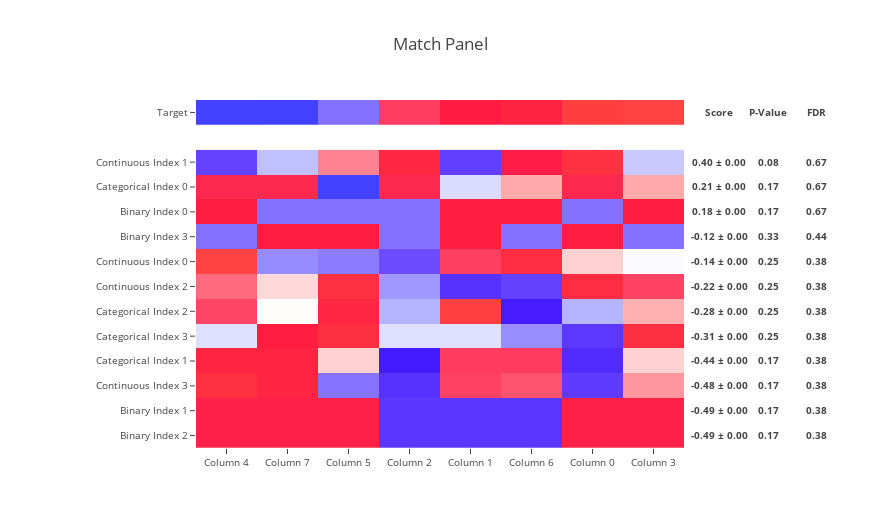
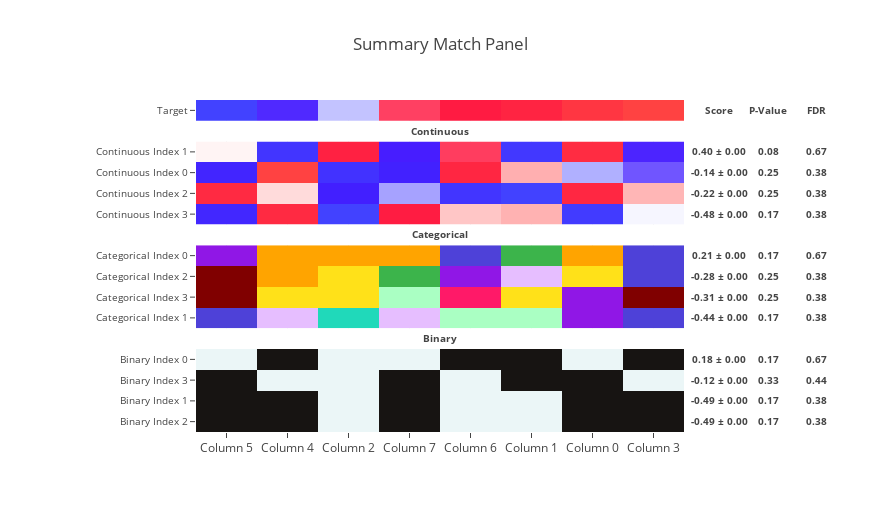
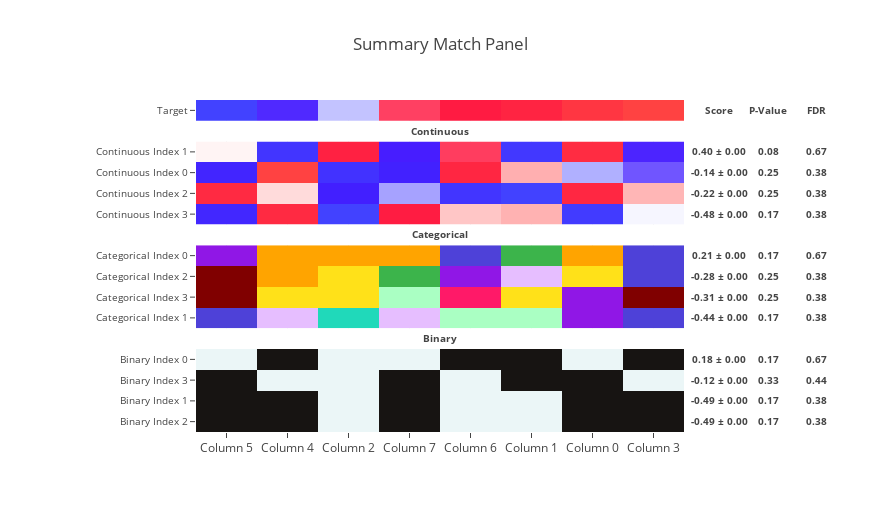

Notebook cell for these charts, in order:
### Code cell
from match.make_summary_match_panel import make_summary_match_panel


n_index = 4

n_column = 8

target = pd.Series(
    np.random.random_sample(size=n_column),
    name='Target',
    index=('Column {}'.format(i) for i in range(n_column)),
)

features_continuous = pd.DataFrame(
    np.random.random_sample(size=(
        n_index,
        n_column,
    )),
    index=('Continuous Index {}'.format(i) for i in range(n_index)),
    columns=('Column {}'.format(i) for i in range(n_column)),
)

features_categorical = pd.DataFrame(
    np.random.randint(
        0,
        10,
        size=(
            n_index,
            n_column,
        )),
    index=('Categorical Index {}'.format(i) for i in range(n_index)),
    columns=('Column {}'.format(i) for i in range(n_column)),
)

features_binary = pd.DataFrame(
    np.random.randint(
        0,
        2,
        size=(
            n_index,
            n_column,
        )),
    index=('Binary Index {}'.format(i) for i in range(n_index)),
    columns=('Column {}'.format(i) for i in range(n_column)),
)

features_dict = {
    'Continuous': {
        'df': features_continuous,
        'data_type': 'continuous',
        'emphasis': 'high',
    },
    'Categorical': {
        'df': features_categorical,
        'data_type': 'categorical',
        'emphasis': 'high',
    },
    'Binary': {
        'df': features_binary,
        'data_type': 'binary',
        'emphasis': 'high',
    },
}

features = pd.concat((feature_dict['df'] for feature_dict in features_dict.values()))

score_moe_p_value_fdr = make_match_panel(
    target,
    features,
    n_sampling=1,
    n_permutation=1,
)

for target, target_type in (
    (
        pd.Series(np.random.random_sample(size=n_column)),
        'continuous',
    ),
    (
        pd.Series(('Aa', ) * 4 + ('Bb', ) * 4 + ('Cc', ) * 4 + ('Aa', ) * 4),
        'categorical',
    ),
):
    
    target.name = 'Target'
    
    target.index = ('Column {}'.format(i) for i in range(n_column))

    make_summary_match_panel(
        target,
        features_dict,
        score_moe_p_value_fdr,
        target_type=target_type,
    )

    make_summary_match_panel(
        target,
        features_dict,
        score_moe_p_value_fdr,
        target_type=target_type,
        plot_only_columns_shared_by_target_and_all_features=True,
    )

### Figure 1 — Plotly figure (JSON) as saved in the notebook; plotly's stock layout.template omitted (floating-point values rounded to 4 significant figures; data arrays with more than 128 entries replaced by an {"elided": "..."} marker saying what was removed)
{"data": [{"colorscale": {"elided": "256x2 mixed values"}, "showscale": false, "text": [["Column 4", "Column 7", "Column 5", "Column 2", "Column 1", "Column 6", "Column 0", "Column 3"]], "type": "heatmap", "uid": "d8c867d5-376b-4b69-aec6-f9f57f55747e", "x": ["Column 4", "Column 7", "Column 5", "Column 2", "Column 1", "Column 6", "Column 0", "Column 3"], "y": ["Target"], "yaxis": "y2", "z": [[-1.512, -1.505, -0.6353, 0.307, 0.591, 0.7034, 1.004, 1.047]], "zmax": 1.047, "zmin": -1.512}, {"colorscale": {"elided": "256x2 mixed values"}, "showscale": false, "type": "heatmap", "uid": "05ea96a6-0b0b-4503-a0dd-ea83df9ab8a0", "x": ["Column 4", "Column 7", "Column 5", "Column 2", "Column 1", "Column 6", "Column 0", "Column 3"], "y": ["Binary Index 2", "Binary Index 1", "Continuous Index 3", "Categorical Index 1", "Categorical Index 3", "Categorical Index 2", "Continuous Index 2", "Continuous Index 0", "Binary Index 3", "Binary Index 0", "Categorical Index 0", "Continuous Index 1"], "yaxis": "y", "z": [[0.7746, 0.7746, 0.7746, -1.291, -1.291, -1.291, 0.7746, 0.7746], [0.7746, 0.7746, 0.7746, -1.291, -1.291, -1.291, 0.7746, 0.7746], [1.396, 1.162, -0.9962, -1.325, 0.4703, 0.3959, -1.247, 0.1444], [1.147, 1.147, -0.1187, -1.701, 0.5143, 0.5143, -1.385, -0.1187], [-0.5203, 0.9933, 1.372, -0.5203, -0.5203, -0.8987, -1.277, 1.372], [0.4461, -0.347, 1.239, -0.7435, 1.636, -1.537, -0.7435, 0.04957], [0.3122, -0.161, 1.398, -0.8531, -1.328, -1.179, 1.353, 0.4571], [1.684, -0.8994, -0.9601, -1.134, 0.4807, 1.327, -0.1232, -0.3747], [-1, 1, 1, -1, 1, -1, 1, -1], [1, -1, -1, -1, 1, 1, -1, 1], [0.6964, 0.6964, -2.399, 0.6964, -0.5417, 0.07738, 0.6964, 0.07738], [-1.175, -0.6826, 0.2194, 1.241, -1.209, 0.8169, 1.425, -0.6361]], "zmax": 1.684, "zmin": -2.399}], "layout": {"annotations": [{"font": {"size": 9.6}, "showarrow": false, "text": "<b>Score</b>", "width": 64, "x": 1.002, "xanchor": "left", "xref": "paper", "y": 0.9643, "yanchor": "middle", "yref": "paper"}, {"font": {"size": 9.6}, "showarrow": false, "text": "<b>0.40 ± 0.00</b>", "width": 64, "x": 1.002, "xanchor": "left", "xref": "paper", "y": 0.8214, "yanchor": "middle", "yref": "paper"}, {"font": {"size": 9.6}, "showarrow": false, "text": "<b>0.21 ± 0.00</b>", "width": 64, "x": 1.002, "xanchor": "left", "xref": "paper", "y": 0.75, "yanchor": "middle", "yref": "paper"}, {"font": {"size": 9.6}, "showarrow": false, "text": "<b>0.18 ± 0.00</b>", "width": 64, "x": 1.002, "xanchor": "left", "xref": "paper", "y": 0.6786, "yanchor": "middle", "yref": "paper"}, {"font": {"size": 9.6}, "showarrow": false, "text": "<b>-0.12 ± 0.00</b>", "width": 64, "x": 1.002, "xanchor": "left", "xref": "paper", "y": 0.6071, "yanchor": "middle", "yref": "paper"}, {"font": {"size": 9.6}, "showarrow": false, "text": "<b>-0.14 ± 0.00</b>", "width": 64, "x": 1.002, "xanchor": "left", "xref": "paper", "y": 0.5357, "yanchor": "middle", "yref": "paper"}, {"font": {"size": 9.6}, "showarrow": false, "text": "<b>-0.22 ± 0.00</b>", "width": 64, "x": 1.002, "xanchor": "left", "xref": "paper", "y": 0.4643, "yanchor": "middle", "yref": "paper"}, {"font": {"size": 9.6}, "showarrow": false, "text": "<b>-0.28 ± 0.00</b>", "width": 64, "x": 1.002, "xanchor": "left", "xref": "paper", "y": 0.3929, "yanchor": "middle", "yref": "paper"}, {"font": {"size": 9.6}, "showarrow": false, "text": "<b>-0.31 ± 0.00</b>", "width": 64, "x": 1.002, "xanchor": "left", "xref": "paper", "y": 0.3214, "yanchor": "middle", "yref": "paper"}, {"font": {"size": 9.6}, "showarrow": false, "text": "<b>-0.44 ± 0.00</b>", "width": 64, "x": 1.002, "xanchor": "left", "xref": "paper", "y": 0.25, "yanchor": "middle", "yref": "paper"}, {"font": {"size": 9.6}, "showarrow": false, "text": "<b>-0.48 ± 0.00</b>", "width": 64, "x": 1.002, "xanchor": "left", "xref": "paper", "y": 0.1786, "yanchor": "middle", "yref": "paper"}, {"font": {"size": 9.6}, "showarrow": false, "text": "<b>-0.49 ± 0.00</b>", "width": 64, "x": 1.002, "xanchor": "left", "xref": "paper", "y": 0.1071, "yanchor": "middle", "yref": "paper"}, {"font": {"size": 9.6}, "showarrow": false, "text": "<b>-0.49 ± 0.00</b>", "width": 64, "x": 1.002, "xanchor": "left", "xref": "paper", "y": 0.03571, "yanchor": "middle", "yref": "paper"}, {"font": {"size": 9.6}, "showarrow": false, "text": "<b>P-Value</b>", "width": 64, "x": 1.102, "xanchor": "left", "xref": "paper", "y": 0.9643, "yanchor": "middle", "yref": "paper"}, {"font": {"size": 9.6}, "showarrow": false, "text": "<b>0.08</b>", "width": 64, "x": 1.102, "xanchor": "left", "xref": "paper", "y": 0.8214, "yanchor": "middle", "yref": "paper"}, {"font": {"size": 9.6}, "showarrow": false, "text": "<b>0.17</b>", "width": 64, "x": 1.102, "xanchor": "left", "xref": "paper", "y": 0.75, "yanchor": "middle", "yref": "paper"}, {"font": {"size": 9.6}, "showarrow": false, "text": "<b>0.17</b>", "width": 64, "x": 1.102, "xanchor": "left", "xref": "paper", "y": 0.6786, "yanchor": "middle", "yref": "paper"}, {"font": {"size": 9.6}, "showarrow": false, "text": "<b>0.33</b>", "width": 64, "x": 1.102, "xanchor": "left", "xref": "paper", "y": 0.6071, "yanchor": "middle", "yref": "paper"}, {"font": {"size": 9.6}, "showarrow": false, "text": "<b>0.25</b>", "width": 64, "x": 1.102, "xanchor": "left", "xref": "paper", "y": 0.5357, "yanchor": "middle", "yref": "paper"}, {"font": {"size": 9.6}, "showarrow": false, "text": "<b>0.25</b>", "width": 64, "x": 1.102, "xanchor": "left", "xref": "paper", "y": 0.4643, "yanchor": "middle", "yref": "paper"}, {"font": {"size": 9.6}, "showarrow": false, "text": "<b>0.25</b>", "width": 64, "x": 1.102, "xanchor": "left", "xref": "paper", "y": 0.3929, "yanchor": "middle", "yref": "paper"}, {"font": {"size": 9.6}, "showarrow": false, "text": "<b>0.25</b>", "width": 64, "x": 1.102, "xanchor": "left", "xref": "paper", "y": 0.3214, "yanchor": "middle", "yref": "paper"}, {"font": {"size": 9.6}, "showarrow": false, "text": "<b>0.17</b>", "width": 64, "x": 1.102, "xanchor": "left", "xref": "paper", "y": 0.25, "yanchor": "middle", "yref": "paper"}, {"font": {"size": 9.6}, "showarrow": false, "text": "<b>0.17</b>", "width": 64, "x": 1.102, "xanchor": "left", "xref": "paper", "y": 0.1786, "yanchor": "middle", "yref": "paper"}, {"font": {"size": 9.6}, "showarrow": false, "text": "<b>0.17</b>", "width": 64, "x": 1.102, "xanchor": "left", "xref": "paper", "y": 0.1071, "yanchor": "middle", "yref": "paper"}, {"font": {"size": 9.6}, "showarrow": false, "text": "<b>0.17</b>", "width": 64, "x": 1.102, "xanchor": "left", "xref": "paper", "y": 0.03571, "yanchor": "middle", "yref": "paper"}, {"font": {"size": 9.6}, "showarrow": false, "text": "<b>FDR</b>", "width": 64, "x": 1.202, "xanchor": "left", "xref": "paper", "y": 0.9643, "yanchor": "middle", "yref": "paper"}, {"font": {"size": 9.6}, "showarrow": false, "text": "<b>0.67</b>", "width": 64, "x": 1.202, "xanchor": "left", "xref": "paper", "y": 0.8214, "yanchor": "middle", "yref": "paper"}, {"font": {"size": 9.6}, "showarrow": false, "text": "<b>0.67</b>", "width": 64, "x": 1.202, "xanchor": "left", "xref": "paper", "y": 0.75, "yanchor": "middle", "yref": "paper"}, {"font": {"size": 9.6}, "showarrow": false, "text": "<b>0.67</b>", "width": 64, "x": 1.202, "xanchor": "left", "xref": "paper", "y": 0.6786, "yanchor": "middle", "yref": "paper"}, {"font": {"size": 9.6}, "showarrow": false, "text": "<b>0.44</b>", "width": 64, "x": 1.202, "xanchor": "left", "xref": "paper", "y": 0.6071, "yanchor": "middle", "yref": "paper"}, {"font": {"size": 9.6}, "showarrow": false, "text": "<b>0.38</b>", "width": 64, "x": 1.202, "xanchor": "left", "xref": "paper", "y": 0.5357, "yanchor": "middle", "yref": "paper"}, {"font": {"size": 9.6}, "showarrow": false, "text": "<b>0.38</b>", "width": 64, "x": 1.202, "xanchor": "left", "xref": "paper", "y": 0.4643, "yanchor": "middle", "yref": "paper"}, {"font": {"size": 9.6}, "showarrow": false, "text": "<b>0.38</b>", "width": 64, "x": 1.202, "xanchor": "left", "xref": "paper", "y": 0.3929, "yanchor": "middle", "yref": "paper"}, {"font": {"size": 9.6}, "showarrow": false, "text": "<b>0.38</b>", "width": 64, "x": 1.202, "xanchor": "left", "xref": "paper", "y": 0.3214, "yanchor": "middle", "yref": "paper"}, {"font": {"size": 9.6}, "showarrow": false, "text": "<b>0.38</b>", "width": 64, "x": 1.202, "xanchor": "left", "xref": "paper", "y": 0.25, "yanchor": "middle", "yref": "paper"}, {"font": {"size": 9.6}, "showarrow": false, "text": "<b>0.38</b>", "width": 64, "x": 1.202, "xanchor": "left", "xref": "paper", "y": 0.1786, "yanchor": "middle", "yref": "paper"}, {"font": {"size": 9.6}, "showarrow": false, "text": "<b>0.38</b>", "width": 64, "x": 1.202, "xanchor": "left", "xref": "paper", "y": 0.1071, "yanchor": "middle", "yref": "paper"}, {"font": {"size": 9.6}, "showarrow": false, "text": "<b>0.38</b>", "width": 64, "x": 1.202, "xanchor": "left", "xref": "paper", "y": 0.03571, "yanchor": "middle", "yref": "paper"}], "height": 528.5, "margin": {"l": 196, "r": 196}, "title": "Match Panel", "width": 880, "xaxis": {"anchor": "y", "tickfont": {"size": 9.6}}, "yaxis": {"domain": [0, 0.8571], "dtick": 1, "tickfont": {"size": 9.6}}, "yaxis2": {"domain": [0.9286, 1], "tickfont": {"size": 9.6}}}}

### Figure 2 — Plotly figure (JSON) as saved in the notebook; plotly's stock layout.template omitted (floating-point values rounded to 4 significant figures; data arrays with more than 128 entries replaced by an {"elided": "..."} marker saying what was removed)
{"data": [{"colorscale": {"elided": "256x2 mixed values"}, "showscale": false, "text": [["Column 5", "Column 4", "Column 2", "Column 7", "Column 6", "Column 1", "Column 0", "Column 3"]], "type": "heatmap", "uid": "c45bc5fb-4263-485f-a01a-d44b96c236e2", "x": ["Column 5", "Column 4", "Column 2", "Column 7", "Column 6", "Column 1", "Column 0", "Column 3"], "y": ["Target"], "yaxis": "y4", "z": [[-1.837, -1.13, -0.5956, 0.2277, 0.5741, 0.7109, 0.9577, 1.092]], "zmax": 1.092, "zmin": -1.837}, {"colorscale": {"elided": "256x2 mixed values"}, "showscale": false, "type": "heatmap", "uid": "79fc5347-389d-457a-bfd9-067710ca922e", "x": ["Column 5", "Column 4", "Column 2", "Column 7", "Column 6", "Column 1", "Column 0", "Column 3"], "y": ["Continuous Index 3", "Continuous Index 2", "Continuous Index 0", "Continuous Index 1"], "yaxis": "y3", "z": [[-0.9962, 1.396, -1.325, 1.162, 0.3959, 0.4703, -1.247, 0.1444], [1.398, 0.3122, -0.8531, -0.161, -1.179, -1.328, 1.353, 0.4571], [-0.9601, 1.684, -1.134, -0.8994, 1.327, 0.4807, -0.1232, -0.3747], [0.2194, -1.175, 1.241, -0.6826, 0.8169, -1.209, 1.425, -0.6361]], "zmax": 1.684, "zmin": -1.328}, {"colorscale": [[0, "#20d9ba"], [0.1111, "#9017e6"], [0.2222, "#ff1968"], [0.3333, "#ffe119"], [0.4444, "#3cb44b"], [0.5556, "#4e41d8"], [0.6667, "#ffa400"], [0.7778, "#aaffc3"], [0.8889, "#800000"], [1, "#e6beff"]], "showscale": false, "type": "heatmap", "uid": "40aed7ed-6c11-4b70-b183-50e50af73f3b", "x": ["Column 5", "Column 4", "Column 2", "Column 7", "Column 6", "Column 1", "Column 0", "Column 3"], "y": ["Categorical Index 1", "Categorical Index 3", "Categorical Index 2", "Categorical Index 0"], "yaxis": "y2", "z": [[5, 9, 0, 9, 7, 7, 1, 5], [8, 3, 3, 7, 2, 3, 1, 8], [8, 6, 3, 4, 1, 9, 3, 5], [1, 6, 6, 6, 5, 4, 6, 5]]}, {"colorscale": [[0, "#ebf6f7"], [1, "#171412"]], "showscale": false, "type": "heatmap", "uid": "9a525b2c-2583-4732-b09d-511d3aa86e11", "x": ["Column 5", "Column 4", "Column 2", "Column 7", "Column 6", "Column 1", "Column 0", "Column 3"], "y": ["Binary Index 2", "Binary Index 1", "Binary Index 3", "Binary Index 0"], "yaxis": "y", "z": [[1, 1, 0, 1, 0, 0, 1, 1], [1, 1, 0, 1, 0, 0, 1, 1], [1, 0, 0, 1, 0, 1, 1, 0], [0, 1, 0, 0, 1, 1, 0, 1]]}], "layout": {"annotations": [{"font": {"size": 9.6}, "showarrow": false, "text": "<b>Continuous</b>", "x": 0.5, "xanchor": "center", "xref": "paper", "y": 0.9062, "yanchor": "middle", "yref": "paper"}, {"font": {"size": 9.6}, "showarrow": false, "text": "<b>Score</b>", "width": 64, "x": 1.002, "xanchor": "left", "xref": "paper", "y": 0.9688, "yanchor": "middle", "yref": "paper"}, {"font": {"size": 9.6}, "showarrow": false, "text": "<b>0.40 ± 0.00</b>", "width": 64, "x": 1.002, "xanchor": "left", "xref": "paper", "y": 0.8438, "yanchor": "middle", "yref": "paper"}, {"font": {"size": 9.6}, "showarrow": false, "text": "<b>-0.14 ± 0.00</b>", "width": 64, "x": 1.002, "xanchor": "left", "xref": "paper", "y": 0.7812, "yanchor": "middle", "yref": "paper"}, {"font": {"size": 9.6}, "showarrow": false, "text": "<b>-0.22 ± 0.00</b>", "width": 64, "x": 1.002, "xanchor": "left", "xref": "paper", "y": 0.7188, "yanchor": "middle", "yref": "paper"}, {"font": {"size": 9.6}, "showarrow": false, "text": "<b>-0.48 ± 0.00</b>", "width": 64, "x": 1.002, "xanchor": "left", "xref": "paper", "y": 0.6562, "yanchor": "middle", "yref": "paper"}, {"font": {"size": 9.6}, "showarrow": false, "text": "<b>P-Value</b>", "width": 64, "x": 1.102, "xanchor": "left", "xref": "paper", "y": 0.9688, "yanchor": "middle", "yref": "paper"}, {"font": {"size": 9.6}, "showarrow": false, "text": "<b>0.08</b>", "width": 64, "x": 1.102, "xanchor": "left", "xref": "paper", "y": 0.8438, "yanchor": "middle", "yref": "paper"}, {"font": {"size": 9.6}, "showarrow": false, "text": "<b>0.25</b>", "width": 64, "x": 1.102, "xanchor": "left", "xref": "paper", "y": 0.7812, "yanchor": "middle", "yref": "paper"}, {"font": {"size": 9.6}, "showarrow": false, "text": "<b>0.25</b>", "width": 64, "x": 1.102, "xanchor": "left", "xref": "paper", "y": 0.7188, "yanchor": "middle", "yref": "paper"}, {"font": {"size": 9.6}, "showarrow": false, "text": "<b>0.17</b>", "width": 64, "x": 1.102, "xanchor": "left", "xref": "paper", "y": 0.6562, "yanchor": "middle", "yref": "paper"}, {"font": {"size": 9.6}, "showarrow": false, "text": "<b>FDR</b>", "width": 64, "x": 1.202, "xanchor": "left", "xref": "paper", "y": 0.9688, "yanchor": "middle", "yref": "paper"}, {"font": {"size": 9.6}, "showarrow": false, "text": "<b>0.67</b>", "width": 64, "x": 1.202, "xanchor": "left", "xref": "paper", "y": 0.8438, "yanchor": "middle", "yref": "paper"}, {"font": {"size": 9.6}, "showarrow": false, "text": "<b>0.38</b>", "width": 64, "x": 1.202, "xanchor": "left", "xref": "paper", "y": 0.7812, "yanchor": "middle", "yref": "paper"}, {"font": {"size": 9.6}, "showarrow": false, "text": "<b>0.38</b>", "width": 64, "x": 1.202, "xanchor": "left", "xref": "paper", "y": 0.7188, "yanchor": "middle", "yref": "paper"}, {"font": {"size": 9.6}, "showarrow": false, "text": "<b>0.38</b>", "width": 64, "x": 1.202, "xanchor": "left", "xref": "paper", "y": 0.6562, "yanchor": "middle", "yref": "paper"}, {"font": {"size": 9.6}, "showarrow": false, "text": "<b>Categorical</b>", "x": 0.5, "xanchor": "center", "xref": "paper", "y": 0.5938, "yanchor": "middle", "yref": "paper"}, {"font": {"size": 9.6}, "showarrow": false, "text": "<b>0.21 ± 0.00</b>", "width": 64, "x": 1.002, "xanchor": "left", "xref": "paper", "y": 0.5312, "yanchor": "middle", "yref": "paper"}, {"font": {"size": 9.6}, "showarrow": false, "text": "<b>-0.28 ± 0.00</b>", "width": 64, "x": 1.002, "xanchor": "left", "xref": "paper", "y": 0.4688, "yanchor": "middle", "yref": "paper"}, {"font": {"size": 9.6}, "showarrow": false, "text": "<b>-0.31 ± 0.00</b>", "width": 64, "x": 1.002, "xanchor": "left", "xref": "paper", "y": 0.4062, "yanchor": "middle", "yref": "paper"}, {"font": {"size": 9.6}, "showarrow": false, "text": "<b>-0.44 ± 0.00</b>", "width": 64, "x": 1.002, "xanchor": "left", "xref": "paper", "y": 0.3438, "yanchor": "middle", "yref": "paper"}, {"font": {"size": 9.6}, "showarrow": false, "text": "<b>0.17</b>", "width": 64, "x": 1.102, "xanchor": "left", "xref": "paper", "y": 0.5312, "yanchor": "middle", "yref": "paper"}, {"font": {"size": 9.6}, "showarrow": false, "text": "<b>0.25</b>", "width": 64, "x": 1.102, "xanchor": "left", "xref": "paper", "y": 0.4688, "yanchor": "middle", "yref": "paper"}, {"font": {"size": 9.6}, "showarrow": false, "text": "<b>0.25</b>", "width": 64, "x": 1.102, "xanchor": "left", "xref": "paper", "y": 0.4062, "yanchor": "middle", "yref": "paper"}, {"font": {"size": 9.6}, "showarrow": false, "text": "<b>0.17</b>", "width": 64, "x": 1.102, "xanchor": "left", "xref": "paper", "y": 0.3438, "yanchor": "middle", "yref": "paper"}, {"font": {"size": 9.6}, "showarrow": false, "text": "<b>0.67</b>", "width": 64, "x": 1.202, "xanchor": "left", "xref": "paper", "y": 0.5312, "yanchor": "middle", "yref": "paper"}, {"font": {"size": 9.6}, "showarrow": false, "text": "<b>0.38</b>", "width": 64, "x": 1.202, "xanchor": "left", "xref": "paper", "y": 0.4688, "yanchor": "middle", "yref": "paper"}, {"font": {"size": 9.6}, "showarrow": false, "text": "<b>0.38</b>", "width": 64, "x": 1.202, "xanchor": "left", "xref": "paper", "y": 0.4062, "yanchor": "middle", "yref": "paper"}, {"font": {"size": 9.6}, "showarrow": false, "text": "<b>0.38</b>", "width": 64, "x": 1.202, "xanchor": "left", "xref": "paper", "y": 0.3438, "yanchor": "middle", "yref": "paper"}, {"font": {"size": 9.6}, "showarrow": false, "text": "<b>Binary</b>", "x": 0.5, "xanchor": "center", "xref": "paper", "y": 0.2812, "yanchor": "middle", "yref": "paper"}, {"font": {"size": 9.6}, "showarrow": false, "text": "<b>0.18 ± 0.00</b>", "width": 64, "x": 1.002, "xanchor": "left", "xref": "paper", "y": 0.2188, "yanchor": "middle", "yref": "paper"}, {"font": {"size": 9.6}, "showarrow": false, "text": "<b>-0.12 ± 0.00</b>", "width": 64, "x": 1.002, "xanchor": "left", "xref": "paper", "y": 0.1562, "yanchor": "middle", "yref": "paper"}, {"font": {"size": 9.6}, "showarrow": false, "text": "<b>-0.49 ± 0.00</b>", "width": 64, "x": 1.002, "xanchor": "left", "xref": "paper", "y": 0.09375, "yanchor": "middle", "yref": "paper"}, {"font": {"size": 9.6}, "showarrow": false, "text": "<b>-0.49 ± 0.00</b>", "width": 64, "x": 1.002, "xanchor": "left", "xref": "paper", "y": 0.03125, "yanchor": "middle", "yref": "paper"}, {"font": {"size": 9.6}, "showarrow": false, "text": "<b>0.17</b>", "width": 64, "x": 1.102, "xanchor": "left", "xref": "paper", "y": 0.2188, "yanchor": "middle", "yref": "paper"}, {"font": {"size": 9.6}, "showarrow": false, "text": "<b>0.33</b>", "width": 64, "x": 1.102, "xanchor": "left", "xref": "paper", "y": 0.1562, "yanchor": "middle", "yref": "paper"}, {"font": {"size": 9.6}, "showarrow": false, "text": "<b>0.17</b>", "width": 64, "x": 1.102, "xanchor": "left", "xref": "paper", "y": 0.09375, "yanchor": "middle", "yref": "paper"}, {"font": {"size": 9.6}, "showarrow": false, "text": "<b>0.17</b>", "width": 64, "x": 1.102, "xanchor": "left", "xref": "paper", "y": 0.03125, "yanchor": "middle", "yref": "paper"}, {"font": {"size": 9.6}, "showarrow": false, "text": "<b>0.67</b>", "width": 64, "x": 1.202, "xanchor": "left", "xref": "paper", "y": 0.2188, "yanchor": "middle", "yref": "paper"}, {"font": {"size": 9.6}, "showarrow": false, "text": "<b>0.44</b>", "width": 64, "x": 1.202, "xanchor": "left", "xref": "paper", "y": 0.1562, "yanchor": "middle", "yref": "paper"}, {"font": {"size": 9.6}, "showarrow": false, "text": "<b>0.38</b>", "width": 64, "x": 1.202, "xanchor": "left", "xref": "paper", "y": 0.09375, "yanchor": "middle", "yref": "paper"}, {"font": {"size": 9.6}, "showarrow": false, "text": "<b>0.38</b>", "width": 64, "x": 1.202, "xanchor": "left", "xref": "paper", "y": 0.03125, "yanchor": "middle", "yref": "paper"}], "height": 512, "margin": {"l": 196, "r": 196}, "title": "Summary Match Panel", "width": 880, "xaxis": {"anchor": "y"}, "yaxis": {"domain": [0, 0.25], "dtick": 1, "tickfont": {"size": 9.6}}, "yaxis2": {"domain": [0.3125, 0.5625], "dtick": 1, "tickfont": {"size": 9.6}}, "yaxis3": {"domain": [0.625, 0.875], "dtick": 1, "tickfont": {"size": 9.6}}, "yaxis4": {"domain": [0.9375, 1], "tickfont": {"size": 9.6}}}}

### Figure 3 — Plotly figure (JSON) as saved in the notebook; plotly's stock layout.template omitted (floating-point values rounded to 4 significant figures; data arrays with more than 128 entries replaced by an {"elided": "..."} marker saying what was removed)
{"data": [{"colorscale": {"elided": "256x2 mixed values"}, "showscale": false, "text": [["Column 5", "Column 4", "Column 2", "Column 7", "Column 6", "Column 1", "Column 0", "Column 3"]], "type": "heatmap", "uid": "6fbafa75-9e9a-46d4-9ed7-4f97e65a9cd0", "x": ["Column 5", "Column 4", "Column 2", "Column 7", "Column 6", "Column 1", "Column 0", "Column 3"], "y": ["Target"], "yaxis": "y4", "z": [[-1.837, -1.13, -0.5956, 0.2277, 0.5741, 0.7109, 0.9577, 1.092]], "zmax": 1.092, "zmin": -1.837}, {"colorscale": {"elided": "256x2 mixed values"}, "showscale": false, "type": "heatmap", "uid": "ed30aea2-75db-4272-9bb6-d8c59c9267c5", "x": ["Column 5", "Column 4", "Column 2", "Column 7", "Column 6", "Column 1", "Column 0", "Column 3"], "y": ["Continuous Index 3", "Continuous Index 2", "Continuous Index 0", "Continuous Index 1"], "yaxis": "y3", "z": [[-0.9962, 1.396, -1.325, 1.162, 0.3959, 0.4703, -1.247, 0.1444], [1.398, 0.3122, -0.8531, -0.161, -1.179, -1.328, 1.353, 0.4571], [-0.9601, 1.684, -1.134, -0.8994, 1.327, 0.4807, -0.1232, -0.3747], [0.2194, -1.175, 1.241, -0.6826, 0.8169, -1.209, 1.425, -0.6361]], "zmax": 1.684, "zmin": -1.328}, {"colorscale": [[0, "#20d9ba"], [0.1111, "#9017e6"], [0.2222, "#ff1968"], [0.3333, "#ffe119"], [0.4444, "#3cb44b"], [0.5556, "#4e41d8"], [0.6667, "#ffa400"], [0.7778, "#aaffc3"], [0.8889, "#800000"], [1, "#e6beff"]], "showscale": false, "type": "heatmap", "uid": "3b1d9206-e388-4a50-8487-7b6379568e90", "x": ["Column 5", "Column 4", "Column 2", "Column 7", "Column 6", "Column 1", "Column 0", "Column 3"], "y": ["Categorical Index 1", "Categorical Index 3", "Categorical Index 2", "Categorical Index 0"], "yaxis": "y2", "z": [[5, 9, 0, 9, 7, 7, 1, 5], [8, 3, 3, 7, 2, 3, 1, 8], [8, 6, 3, 4, 1, 9, 3, 5], [1, 6, 6, 6, 5, 4, 6, 5]]}, {"colorscale": [[0, "#ebf6f7"], [1, "#171412"]], "showscale": false, "type": "heatmap", "uid": "7029ff17-db83-4806-a320-2755c373e443", "x": ["Column 5", "Column 4", "Column 2", "Column 7", "Column 6", "Column 1", "Column 0", "Column 3"], "y": ["Binary Index 2", "Binary Index 1", "Binary Index 3", "Binary Index 0"], "yaxis": "y", "z": [[1, 1, 0, 1, 0, 0, 1, 1], [1, 1, 0, 1, 0, 0, 1, 1], [1, 0, 0, 1, 0, 1, 1, 0], [0, 1, 0, 0, 1, 1, 0, 1]]}], "layout": {"annotations": [{"font": {"size": 9.6}, "showarrow": false, "text": "<b>Continuous</b>", "x": 0.5, "xanchor": "center", "xref": "paper", "y": 0.9062, "yanchor": "middle", "yref": "paper"}, {"font": {"size": 9.6}, "showarrow": false, "text": "<b>Score</b>", "width": 64, "x": 1.002, "xanchor": "left", "xref": "paper", "y": 0.9688, "yanchor": "middle", "yref": "paper"}, {"font": {"size": 9.6}, "showarrow": false, "text": "<b>0.40 ± 0.00</b>", "width": 64, "x": 1.002, "xanchor": "left", "xref": "paper", "y": 0.8438, "yanchor": "middle", "yref": "paper"}, {"font": {"size": 9.6}, "showarrow": false, "text": "<b>-0.14 ± 0.00</b>", "width": 64, "x": 1.002, "xanchor": "left", "xref": "paper", "y": 0.7812, "yanchor": "middle", "yref": "paper"}, {"font": {"size": 9.6}, "showarrow": false, "text": "<b>-0.22 ± 0.00</b>", "width": 64, "x": 1.002, "xanchor": "left", "xref": "paper", "y": 0.7188, "yanchor": "middle", "yref": "paper"}, {"font": {"size": 9.6}, "showarrow": false, "text": "<b>-0.48 ± 0.00</b>", "width": 64, "x": 1.002, "xanchor": "left", "xref": "paper", "y": 0.6562, "yanchor": "middle", "yref": "paper"}, {"font": {"size": 9.6}, "showarrow": false, "text": "<b>P-Value</b>", "width": 64, "x": 1.102, "xanchor": "left", "xref": "paper", "y": 0.9688, "yanchor": "middle", "yref": "paper"}, {"font": {"size": 9.6}, "showarrow": false, "text": "<b>0.08</b>", "width": 64, "x": 1.102, "xanchor": "left", "xref": "paper", "y": 0.8438, "yanchor": "middle", "yref": "paper"}, {"font": {"size": 9.6}, "showarrow": false, "text": "<b>0.25</b>", "width": 64, "x": 1.102, "xanchor": "left", "xref": "paper", "y": 0.7812, "yanchor": "middle", "yref": "paper"}, {"font": {"size": 9.6}, "showarrow": false, "text": "<b>0.25</b>", "width": 64, "x": 1.102, "xanchor": "left", "xref": "paper", "y": 0.7188, "yanchor": "middle", "yref": "paper"}, {"font": {"size": 9.6}, "showarrow": false, "text": "<b>0.17</b>", "width": 64, "x": 1.102, "xanchor": "left", "xref": "paper", "y": 0.6562, "yanchor": "middle", "yref": "paper"}, {"font": {"size": 9.6}, "showarrow": false, "text": "<b>FDR</b>", "width": 64, "x": 1.202, "xanchor": "left", "xref": "paper", "y": 0.9688, "yanchor": "middle", "yref": "paper"}, {"font": {"size": 9.6}, "showarrow": false, "text": "<b>0.67</b>", "width": 64, "x": 1.202, "xanchor": "left", "xref": "paper", "y": 0.8438, "yanchor": "middle", "yref": "paper"}, {"font": {"size": 9.6}, "showarrow": false, "text": "<b>0.38</b>", "width": 64, "x": 1.202, "xanchor": "left", "xref": "paper", "y": 0.7812, "yanchor": "middle", "yref": "paper"}, {"font": {"size": 9.6}, "showarrow": false, "text": "<b>0.38</b>", "width": 64, "x": 1.202, "xanchor": "left", "xref": "paper", "y": 0.7188, "yanchor": "middle", "yref": "paper"}, {"font": {"size": 9.6}, "showarrow": false, "text": "<b>0.38</b>", "width": 64, "x": 1.202, "xanchor": "left", "xref": "paper", "y": 0.6562, "yanchor": "middle", "yref": "paper"}, {"font": {"size": 9.6}, "showarrow": false, "text": "<b>Categorical</b>", "x": 0.5, "xanchor": "center", "xref": "paper", "y": 0.5938, "yanchor": "middle", "yref": "paper"}, {"font": {"size": 9.6}, "showarrow": false, "text": "<b>0.21 ± 0.00</b>", "width": 64, "x": 1.002, "xanchor": "left", "xref": "paper", "y": 0.5312, "yanchor": "middle", "yref": "paper"}, {"font": {"size": 9.6}, "showarrow": false, "text": "<b>-0.28 ± 0.00</b>", "width": 64, "x": 1.002, "xanchor": "left", "xref": "paper", "y": 0.4688, "yanchor": "middle", "yref": "paper"}, {"font": {"size": 9.6}, "showarrow": false, "text": "<b>-0.31 ± 0.00</b>", "width": 64, "x": 1.002, "xanchor": "left", "xref": "paper", "y": 0.4062, "yanchor": "middle", "yref": "paper"}, {"font": {"size": 9.6}, "showarrow": false, "text": "<b>-0.44 ± 0.00</b>", "width": 64, "x": 1.002, "xanchor": "left", "xref": "paper", "y": 0.3438, "yanchor": "middle", "yref": "paper"}, {"font": {"size": 9.6}, "showarrow": false, "text": "<b>0.17</b>", "width": 64, "x": 1.102, "xanchor": "left", "xref": "paper", "y": 0.5312, "yanchor": "middle", "yref": "paper"}, {"font": {"size": 9.6}, "showarrow": false, "text": "<b>0.25</b>", "width": 64, "x": 1.102, "xanchor": "left", "xref": "paper", "y": 0.4688, "yanchor": "middle", "yref": "paper"}, {"font": {"size": 9.6}, "showarrow": false, "text": "<b>0.25</b>", "width": 64, "x": 1.102, "xanchor": "left", "xref": "paper", "y": 0.4062, "yanchor": "middle", "yref": "paper"}, {"font": {"size": 9.6}, "showarrow": false, "text": "<b>0.17</b>", "width": 64, "x": 1.102, "xanchor": "left", "xref": "paper", "y": 0.3438, "yanchor": "middle", "yref": "paper"}, {"font": {"size": 9.6}, "showarrow": false, "text": "<b>0.67</b>", "width": 64, "x": 1.202, "xanchor": "left", "xref": "paper", "y": 0.5312, "yanchor": "middle", "yref": "paper"}, {"font": {"size": 9.6}, "showarrow": false, "text": "<b>0.38</b>", "width": 64, "x": 1.202, "xanchor": "left", "xref": "paper", "y": 0.4688, "yanchor": "middle", "yref": "paper"}, {"font": {"size": 9.6}, "showarrow": false, "text": "<b>0.38</b>", "width": 64, "x": 1.202, "xanchor": "left", "xref": "paper", "y": 0.4062, "yanchor": "middle", "yref": "paper"}, {"font": {"size": 9.6}, "showarrow": false, "text": "<b>0.38</b>", "width": 64, "x": 1.202, "xanchor": "left", "xref": "paper", "y": 0.3438, "yanchor": "middle", "yref": "paper"}, {"font": {"size": 9.6}, "showarrow": false, "text": "<b>Binary</b>", "x": 0.5, "xanchor": "center", "xref": "paper", "y": 0.2812, "yanchor": "middle", "yref": "paper"}, {"font": {"size": 9.6}, "showarrow": false, "text": "<b>0.18 ± 0.00</b>", "width": 64, "x": 1.002, "xanchor": "left", "xref": "paper", "y": 0.2188, "yanchor": "middle", "yref": "paper"}, {"font": {"size": 9.6}, "showarrow": false, "text": "<b>-0.12 ± 0.00</b>", "width": 64, "x": 1.002, "xanchor": "left", "xref": "paper", "y": 0.1562, "yanchor": "middle", "yref": "paper"}, {"font": {"size": 9.6}, "showarrow": false, "text": "<b>-0.49 ± 0.00</b>", "width": 64, "x": 1.002, "xanchor": "left", "xref": "paper", "y": 0.09375, "yanchor": "middle", "yref": "paper"}, {"font": {"size": 9.6}, "showarrow": false, "text": "<b>-0.49 ± 0.00</b>", "width": 64, "x": 1.002, "xanchor": "left", "xref": "paper", "y": 0.03125, "yanchor": "middle", "yref": "paper"}, {"font": {"size": 9.6}, "showarrow": false, "text": "<b>0.17</b>", "width": 64, "x": 1.102, "xanchor": "left", "xref": "paper", "y": 0.2188, "yanchor": "middle", "yref": "paper"}, {"font": {"size": 9.6}, "showarrow": false, "text": "<b>0.33</b>", "width": 64, "x": 1.102, "xanchor": "left", "xref": "paper", "y": 0.1562, "yanchor": "middle", "yref": "paper"}, {"font": {"size": 9.6}, "showarrow": false, "text": "<b>0.17</b>", "width": 64, "x": 1.102, "xanchor": "left", "xref": "paper", "y": 0.09375, "yanchor": "middle", "yref": "paper"}, {"font": {"size": 9.6}, "showarrow": false, "text": "<b>0.17</b>", "width": 64, "x": 1.102, "xanchor": "left", "xref": "paper", "y": 0.03125, "yanchor": "middle", "yref": "paper"}, {"font": {"size": 9.6}, "showarrow": false, "text": "<b>0.67</b>", "width": 64, "x": 1.202, "xanchor": "left", "xref": "paper", "y": 0.2188, "yanchor": "middle", "yref": "paper"}, {"font": {"size": 9.6}, "showarrow": false, "text": "<b>0.44</b>", "width": 64, "x": 1.202, "xanchor": "left", "xref": "paper", "y": 0.1562, "yanchor": "middle", "yref": "paper"}, {"font": {"size": 9.6}, "showarrow": false, "text": "<b>0.38</b>", "width": 64, "x": 1.202, "xanchor": "left", "xref": "paper", "y": 0.09375, "yanchor": "middle", "yref": "paper"}, {"font": {"size": 9.6}, "showarrow": false, "text": "<b>0.38</b>", "width": 64, "x": 1.202, "xanchor": "left", "xref": "paper", "y": 0.03125, "yanchor": "middle", "yref": "paper"}], "height": 512, "margin": {"l": 196, "r": 196}, "title": "Summary Match Panel", "width": 880, "xaxis": {"anchor": "y"}, "yaxis": {"domain": [0, 0.25], "dtick": 1, "tickfont": {"size": 9.6}}, "yaxis2": {"domain": [0.3125, 0.5625], "dtick": 1, "tickfont": {"size": 9.6}}, "yaxis3": {"domain": [0.625, 0.875], "dtick": 1, "tickfont": {"size": 9.6}}, "yaxis4": {"domain": [0.9375, 1], "tickfont": {"size": 9.6}}}}
